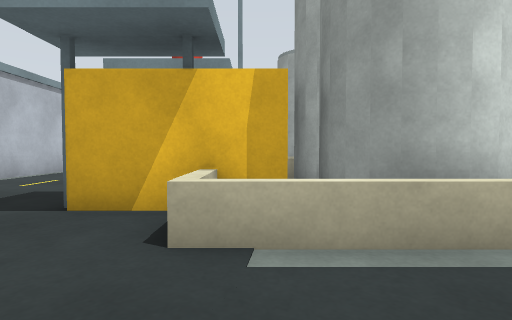
[1] (above)

24 first-person views from a walk through a robot-simulator world made for Gazebo. The camera is 0.78 m above the floor, tilts 2° down and sees 80° across. The floor is counted in squares, 1 m on a side. Each view is taken from the middle of a square. On the plan, view 1 faces up. The plan holds only what a view shows up to about 10 squares ahead; the rest is blank. Robots are left out.

[2]
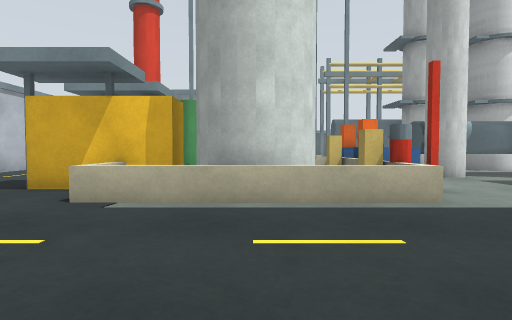

[3]
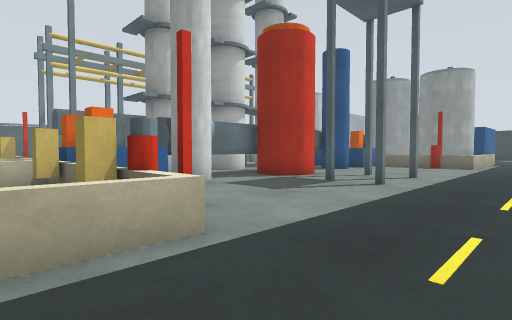

[4]
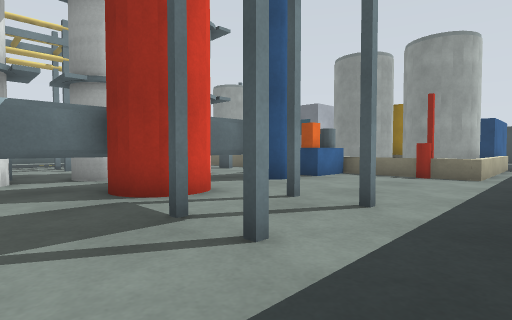

[5]
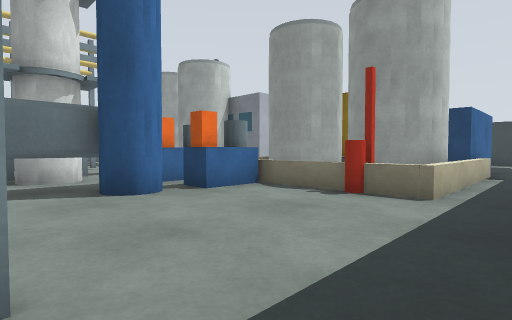

[6]
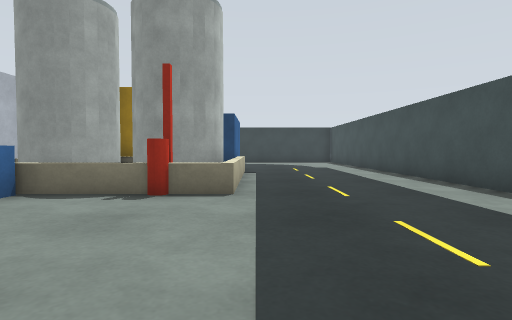

[7]
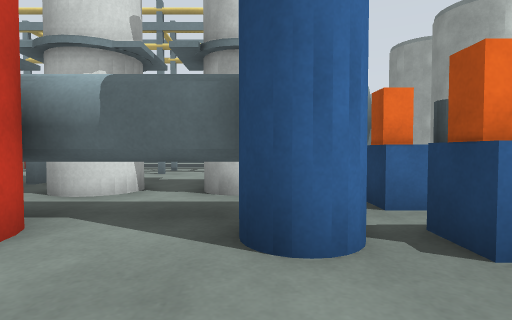

[8]
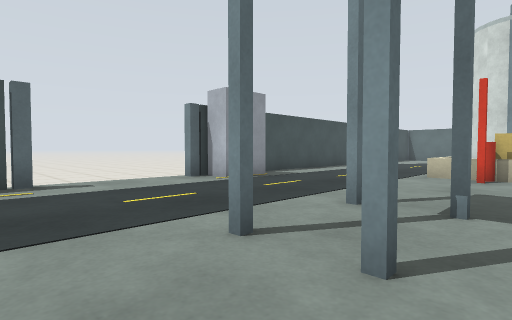

[9]
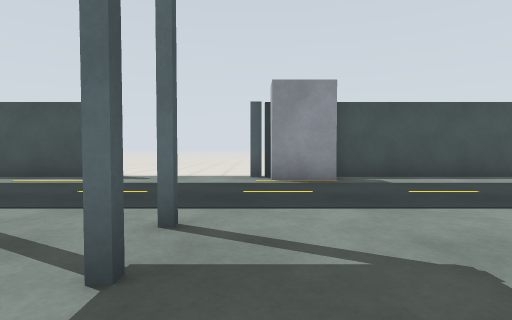

[10]
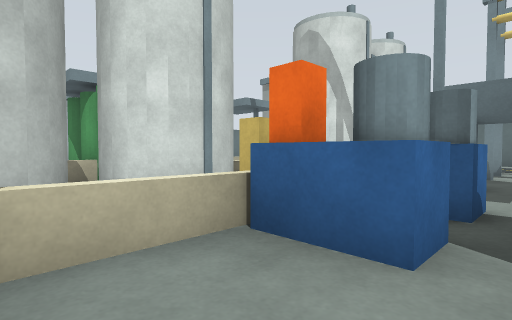

[11]
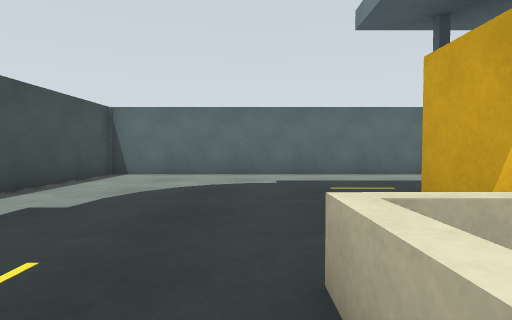

[12]
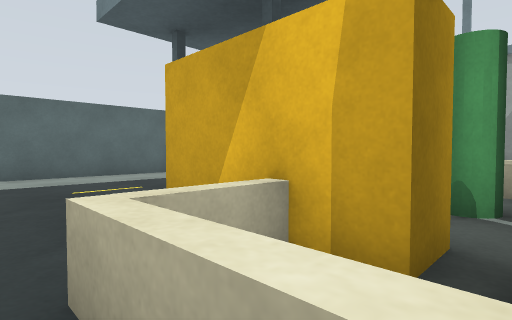

[13]
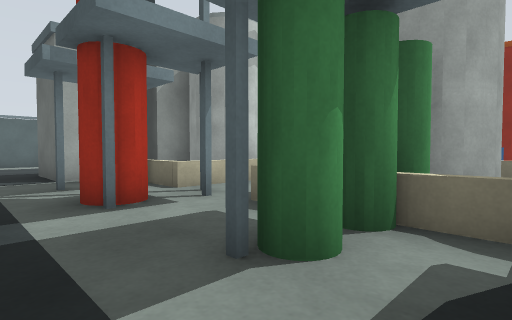

[14]
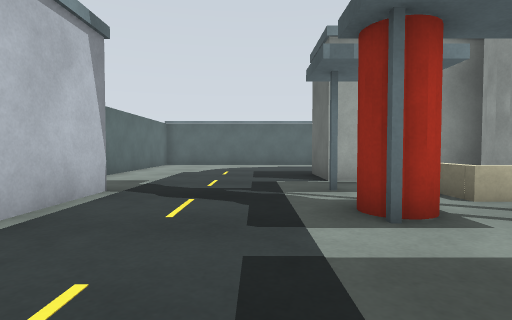

[15]
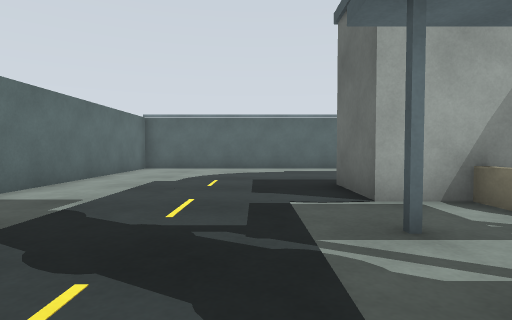

[16]
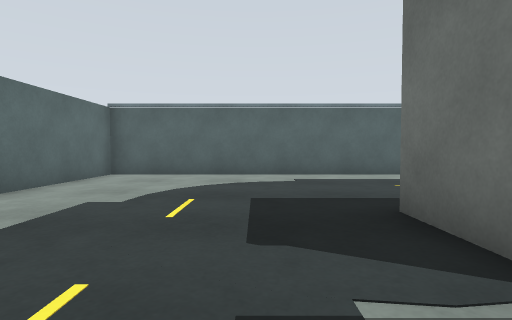

[17]
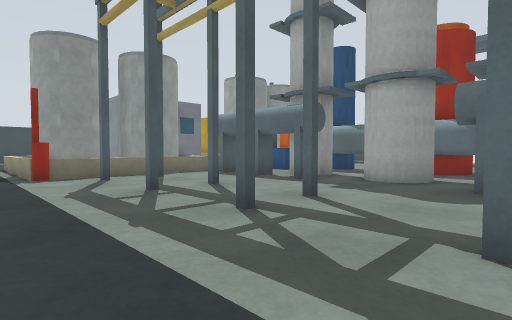

[18]
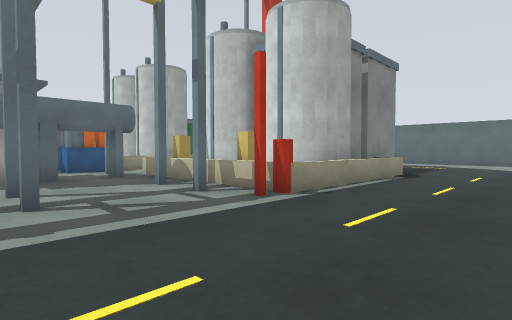

[19]
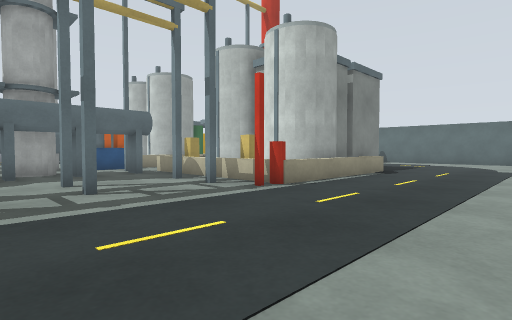

[20]
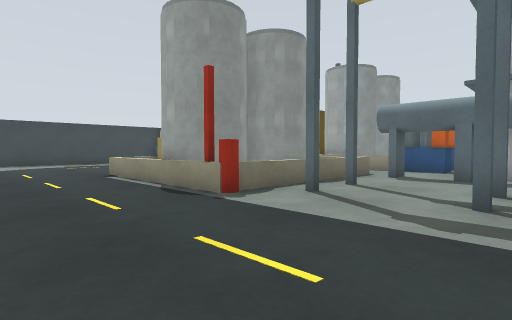

[21]
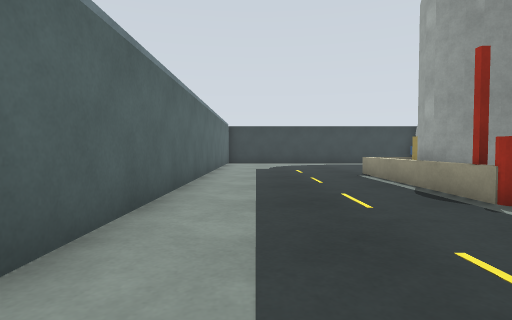

[22]
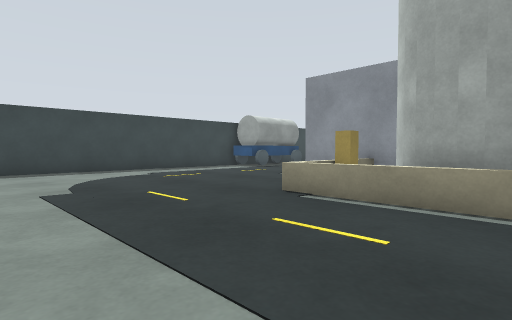

[23]
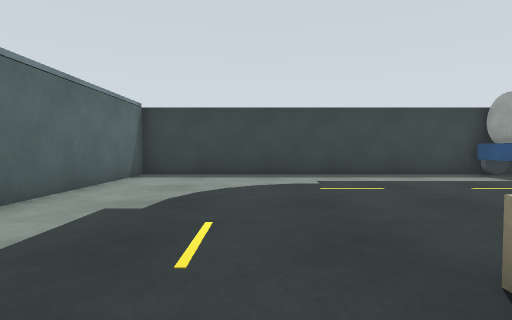

[24]
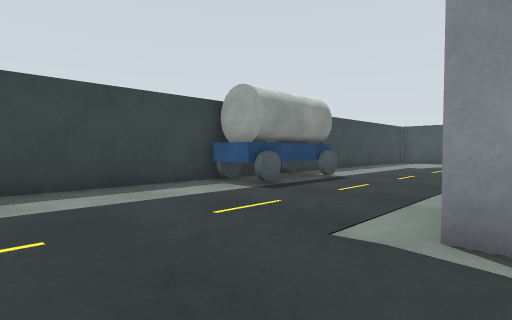

### Floor plan
Key: @ floor where view 1 was taken; # wall or solid block; . floor; = window, fence, low wall or low ledge; B cyan box; P red pole; C cyan post; G grey cylinder; Y yellow box; L blue box; A cyan cylinder; R green cylinder; E beige box; F grey pole; I red cylinder; S red post; H pillar; U blue pole; J grey box; N fence; O other object.
Columns run from 9 left of view 1 to 31 right of it. Each row starts with its distance up from view 1.
 22 ###########             #################
 21 #.........    ......   .................#
 20 #...................  ..................#
 19 #...................  ..................#
 18 #.......................................#
 17 #.......................................#
 16 #......J#####=IS..........ISGGG=........#
 15 #......JBBG OE=C.C..C..C.C.=GG E........#
 14  ......JBJ#GG==C.C..C..C.C.=GGG=........#
 13  ........=GGG=.............=GGGJJJ......#
 12   B...C.B=GGOE.............=GGG   ......#
 11   B.....==###=#BBBB...BABB.=      ....AA#
 10   B....PCC    CC.HHHHHHH...       ....GG
  9   B....CC     LL.HHHHHHH..         ...GG
  8   B.....==###=#AAAAAAAAAALA ##     ...AO
  7 #......RRRG  ELAFFAIIIAUULA GG YYY ....
  6 #......RRRGGG=LA...II..U.LA=GGG    ...
  5 #........Y GG=.............=GG
  4 #......CYYGG EIS...C.C....ISGG
  3 #........=GGG=.....C.C.....=GGG####
  2 #..................................
  1 #...............................
  0 #........@......................
 -1 #.......  ......................
 -2 #......    .....JJJ.............
 -3 N####      ###### N...N#########
 -4                   .....

Positions as (right, up) in squares from view 1, and headings:
1: (0, 0), facing up
2: (2, -2), facing up
3: (3, 0), facing up-right
4: (8, 1), facing up-right
5: (12, 1), facing up-right
6: (12, 2), facing right
7: (14, 4), facing up
8: (14, 5), facing down-left
9: (9, 6), facing down
10: (7, 4), facing up-left
11: (1, 2), facing left
12: (1, 2), facing up-left
13: (-4, 5), facing up-right
14: (-4, 6), facing up
15: (-4, 9), facing up
16: (-4, 12), facing up
17: (8, 18), facing down-right
18: (9, 20), facing down-left
19: (10, 21), facing down-left
20: (13, 20), facing down-right
21: (13, 20), facing right
22: (19, 21), facing down-right
23: (21, 18), facing right
24: (24, 16), facing down-right
